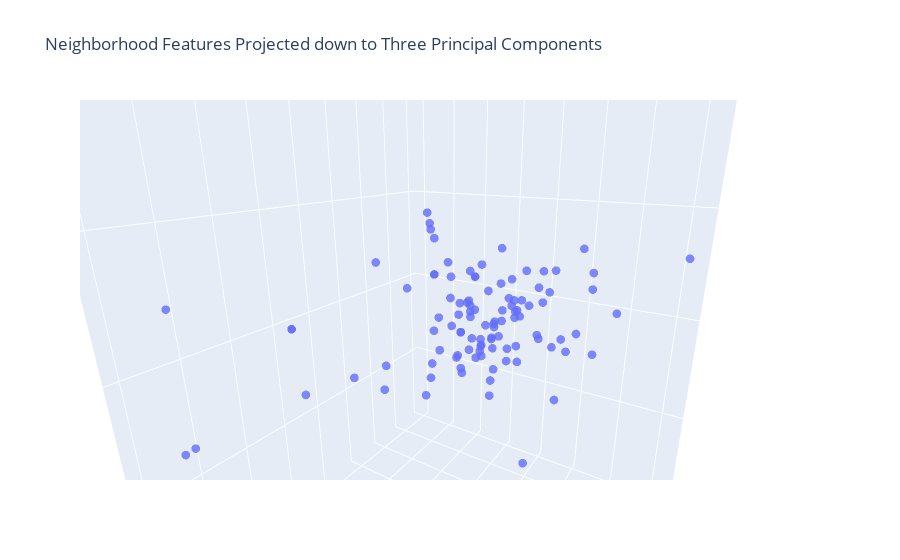

Source (notebook cell):
### Markdown cell above
We have a bit of a drop in variance after the first three components which means we we can plot the first three components and see a good amount of the overall variance.

### Code cell
pca_df=pd.DataFrame(principalComponents)
pca_df.insert(loc=0,column='Neighborhood',value=neigh_df['Neighborhood']+', '+neigh_df['City']+', '+neigh_df['State'])

fig = go.Figure()
fig.add_trace(go.Scatter3d(x=pca_df[0],y=pca_df[1],z=pca_df[2],
                            hovertemplate=pca_df['Neighborhood'],
                            mode='markers',
                            opacity=0.8,
                            marker_size=3))
fig.update_layout(title='Neighborhood Features Projected down to Three Principal Components')

fig.show()

### Figure 1 — Plotly figure (JSON) as saved in the notebook; plotly's stock layout.template omitted (floating-point values rounded to 4 significant figures)
{"data": [{"hovertemplate": ["Adams Morgan, Washington, DC", "Aragona Village, Virginia Beach, VA", "Arts District, Richmond, VA", "Bayside, Virginia Beach, VA", "Bellevue, Richmond, VA", "Brier Creek, Raleigh, NC", "Bromo Arts District, Baltimore, MD", "Brooklyn, Charlotte, NC", "Cameron Village, Raleigh, NC", "Canton, Baltimore, MD", "Capitol District, Raleigh, NC", "Capitol Heights, Raleigh, NC", "Capitol Hill, Washington, DC", "Carytown, Richmond, VA", "Cathedral Hill, Baltimore, MD", "Charles Center, Baltimore, MD", "Cherry, Charlotte, NC", "Chinatown, Washington, DC", "Church Hill, Richmond, VA", "City Center, Richmond, VA", "Cottage Road Park, Norfolk, VA", "Crabtree Valley, Raleigh, NC", "Croatan Beach, Virginia Beach, VA", "Depot District, Raleigh, NC", "Dilworth, Charlotte, NC", "Downtown, Baltimore, MD", "Downtown, Washington, DC", "Downtown Norfolk, Norfolk, VA", "Dupont Circle, Washington, DC", "Elizabeth, Charlotte, NC", "Fayetteville Street, Raleigh, NC", "Federal Hill, Baltimore, MD", "Federal Triangle, Washington, DC", "Fells Point, Baltimore, MD", "Four by Four, Baltimore, MD", "Freemason District, Norfolk, VA", "Georgetown, Washington, DC", "Glenwood South, Raleigh, NC", "Glenwood-Brooklyn, Raleigh, NC", "Green Run, Virginia Beach, VA", "Harbor East, Baltimore, MD", "Hi-Mount, Raleigh, NC", "Highland Park, Norfolk, VA", "Hilton, Baltimore, MD", "Inner Harbor, Baltimore, MD", "Ivy City, Washington, DC", "Jackson Ward, Richmond, VA", "Kalorama, Washington, DC", "Kempsville, Virginia Beach, VA", "Leesville, Raleigh, NC", "Little Italy, Baltimore, MD", "London Bridge, Virginia Beach, VA", "Lynnhaven, Virginia Beach, VA", "Madison Park, Charlotte, Charlotte, NC", "Maiden Lane, Raleigh, NC", "Midtown-Belvedere, Baltimore, MD", "Moore Square, Raleigh, NC", "Mount Vernon, Baltimore, MD", "Mount Vernon Square, Washington, DC", "Mount Vernon Triangle, Washington, DC", "Navy Yard, Washington, DC", "Newtown, Virginia Beach, VA", "Newtowne West, Richmond, VA", "NoDa, Charlotte, NC", "North Hills, Raleigh, NC", "North Ridge Country Club, Raleigh, NC", "Observatory Circle, Washington, DC", "Ocean Park, Virginia Beach, VA", "Old Goucher, Baltimore, MD", "Old North Charlotte, Charlotte, NC", "Olde Raleigh, Raleigh, NC", "Pembroke Manor, Virginia Beach, VA", "Penn Quarter, Washington, DC", "Preston Gardens, Baltimore, MD", "Red Mill Commons, Virginia Beach, VA", "Remington, Baltimore, MD", "Riverview, Norfolk, VA", "Rose Hill, Charlottesville, VA", "Scott's Addition, Richmond, VA", "Sedgefield, Charlotte, NC", "Sheridan Kalorama, Washington, DC", "Shockoe Bottom, Richmond, VA", "Shockoe Slip, Richmond, VA", "South Balto.Imp.Comm./West Federal Hill, Baltimore, MD", "South End, Charlotte, NC", "SouthPark, Charlotte, NC", "Southwest Federal Center, Washington, DC", "Starr Hill, Charlottesville, VA", "Station North, Baltimore, MD", "Station North Arts and Entertainment District, Baltimore, MD", "Stoney Point, Richmond, VA", "Thalia, Virginia Beach, VA", "Three Corners, Richmond, VA", "Tidewater Park, Norfolk, VA", "Tobacco Row, Richmond, VA", "U Street Corridor, Washington, DC", "Uptown Charlotte, Charlotte, NC", "Wards Corner Business District, Norfolk, VA", "Warehouse District, Raleigh, NC", "West End, Washington, DC", "West Freemason, Norfolk, VA", "West Raleigh Historic District, Raleigh, NC", "Westhampton, Richmond, VA", "Wilder's Grove, Raleigh, NC", "Willow Lawn, Richmond, VA", "Wyman Park, Baltimore, MD"], "marker": {"size": 3}, "mode": "markers", "opacity": 0.8, "type": "scatter3d", "x": [-1.404, -0.8882, -2.728, 1.387, -1.269, 5.057, -1.981, -0.6035, 3.374, -1.132, -3.836, -4.002, -1.347, 2.776, -1.396, -1.297, 1.587, -2.821, -1.869, -2.902, 4.893, 11.27, -2.131, -1.435, -0.8462, -2.417, -1.19, 6.957, 0.531, -1.104, -3.74, -1.85, -1.727, -2.306, 2.934, 1.797, -1.369, -1.046, -0.06909, -0.4832, 2.209, -1.096, -1.376, -2.075, 3.301, -0.148, -2.888, 0.1312, -0.7678, 1.047, 1.554, 0.6204, 0.9446, -0.4233, -1.422, -1.784, -3.682, -1.087, -1.082, -2.053, -0.2432, -0.1979, -1.124, -2.392, 4.389, 2.773, -0.8218, -1.434, -3.381, -2.392, 1.383, 8.75, -2.285, -2.499, 4.659, -1.779, -0.4337, -1.805, -2.424, -0.436, 0.1312, -1.893, -1.645, -1.742, -0.7027, 7.973, -1.772, -2.192, -1.775, -1.775, 11.97, 4.905, -1.228, 10.39, -1.876, -2.421, -0.785, 6.957, -1.435, -0.9878, -2.524, -3.343, 1.971, 0.4407, 3.297, 0.4581], "y": [-2.264, 1.807, -1.852, 5.143, 1.208, 1.296, -0.4065, -1.429, 2.622, -0.3473, -5.165, -5.344, 0.2793, 0.7681, 0.5549, 0.2469, 1.714, -3.97, 0.2902, -1.674, 7.187, -4.158, 1.846, -0.8837, 2.056, 2.111, -1.036, -4.316, -0.6809, 0.6886, -3.922, 1.358, -0.04423, -1.811, -0.8521, -4.435, 2.703, -0.9242, 8.455, 5.109, -1.08, 1.409, 3.653, -0.2465, -2.924, 0.1894, -3.225, -0.754, 3.421, 3.838, -1.451, 3.396, 5.67, 0.2788, -1.811, 0.8204, -5.277, 1.257, -0.5732, -0.8697, -0.9567, 4.661, 3.174, -3.964, -1.835, 2.643, 1.71, 3.534, -1.549, -3.964, 3.515, 0.6724, -5.776, 2.172, 1.555, 1.878, 3.568, 1.262, 1.228, 4.207, -0.754, -0.1117, 0.8827, 0.4886, -0.8014, -2.59, 0.8056, -1.54, -5.249, -5.249, -3.315, 3.383, 0.2023, -6.321, 1.145, -1.727, -2.929, -4.316, -0.8837, -1.333, -1.036, -4.583, 1.36, 5.321, 1.627, 2.139], "z": [1.145, -0.04919, -1.057, 3.9, 0.2493, 0.4083, 0.5378, -2.824, -0.7144, -1.762, 2.972, 3.29, -1.047, 1.455, 1.216, -2.177, 0.372, -1.851, -1.73, -0.9747, 2.884, -2.013, -8.856, 1.341, 2.172, -1.454, -2.517, 0.6715, -2.074, 2.996, 1.217, -2.868, -4.248, -0.4207, -3.102, 2.26, 0.6496, -0.04101, 3.655, 1.883, -2.625, 0.6063, -0.9612, -5.371, -3.265, -1.649, -0.5659, -1.037, 2.386, 1.958, -2.276, 2.658, -0.308, -0.6458, -0.822, 0.4158, 3.936, 1.61, -2.815, -2.901, -3.149, -0.05883, 13.57, 0.7983, -1.314, 1.497, -1.537, -4.139, 1.464, 0.7983, 2.184, 0.7735, -0.2506, -1.665, 1.267, 0.2293, -1.015, -0.127, 0.2029, -1.08, -1.037, -1.89, -2.18, -0.8135, 0.3178, -1.171, -2.928, -1.139, 9.947, 9.947, -1.483, 1.877, -1.663, 2.118, -0.2343, 1.297, -1.74, 0.6715, 1.341, -3.83, -2.754, 2.594, -1.025, 2.813, 0.3139, 0.3779]}], "layout": {"autosize": true, "scene": {"aspectmode": "auto", "aspectratio": {"x": 0.9166, "y": 0.8478, "z": 1.287}, "camera": {"center": {"x": 0, "y": 0, "z": 0}, "eye": {"x": 0.7411, "y": 0.4652, "z": 0.2661}, "projection": {"type": "perspective"}, "up": {"x": -0.00183, "y": 0.002919, "z": 1.0}}}, "title": {"text": "Neighborhood Features Projected down to Three Principal Components"}}}
